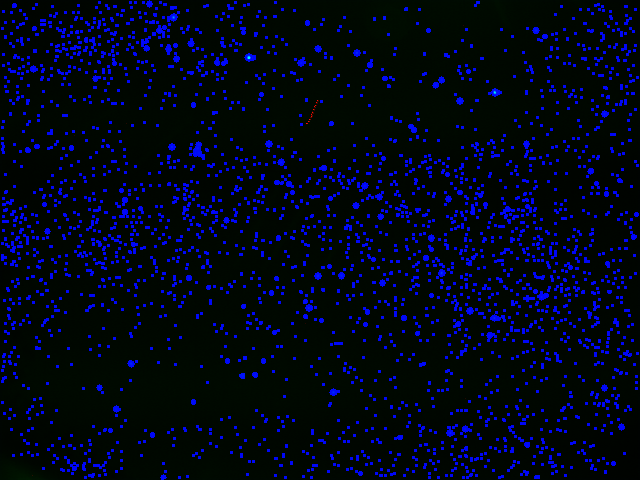
#> input picture 20230202/M20230202_220940_lulin_WBM.bmp, 640 x 480 px
$ python -i cla.py   (imports and definitions only)
#> lines starting #> are read from the running program, lines starting #| are printed output that depends on the picture; after the words box and inside, x2 and y2 are one past the last pixel; in counts of white or black regions, pixels touching at a corner belong together
#> further down, picture is the input picture: shape (480, 640, 3); mean B, G, R 24.4, 6.8, 0
"""
流星偵測系統 - V5.0 雲層邊緣抑制版
新增特徵:
1. [亮度梯度] 流星是「亮線」,雲層邊緣是「亮面與暗面的分界」
2. [寬度檢查] 流星通常很細 (< 8px),雲層邊緣會較粗
3. [孤立性加權] 真流星通常 N=0,雲層碎片會成群 (N>2)
4. [峰值亮度] 流星中心亮度 > 雲層邊緣亮度
"""
import cv2
import numpy as np
import csv
from pathlib import Path
import argparse
from datetime import datetime

class MeteorDetector:
    def __init__(self,
                 min_length=10,
                 hough_threshold=4,
                 canny_low=10,
                 canny_high=60,
                 max_line_gap=20,
                 min_fill_ratio=0.5):

        self.min_length = min_length
        self.hough_threshold = hough_threshold
        self.canny_low = canny_low
        self.canny_high = canny_high
        self.max_line_gap = max_line_gap
        self.min_fill_ratio = min_fill_ratio

    def preprocess_image(self, image):
        if len(image.shape) == 3:
            gray = cv2.cvtColor(image, cv2.COLOR_BGR2GRAY)
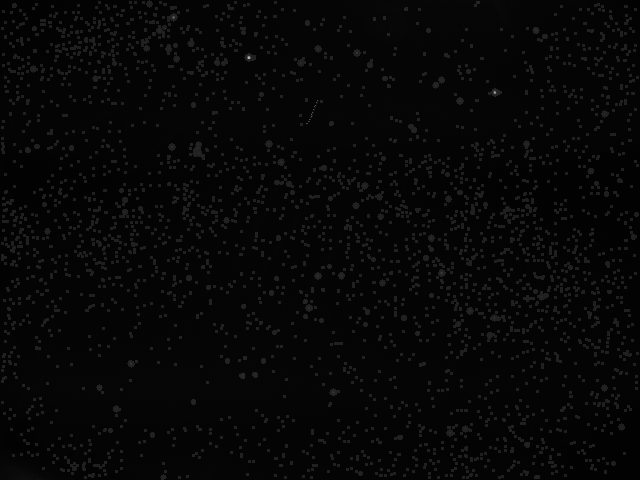
#> gray: shape (480, 640); min 1, max 177, mean 6.8
        else:
            gray = image

        # 1. Median Blur 去雲
        bg = cv2.medianBlur(gray, 21)
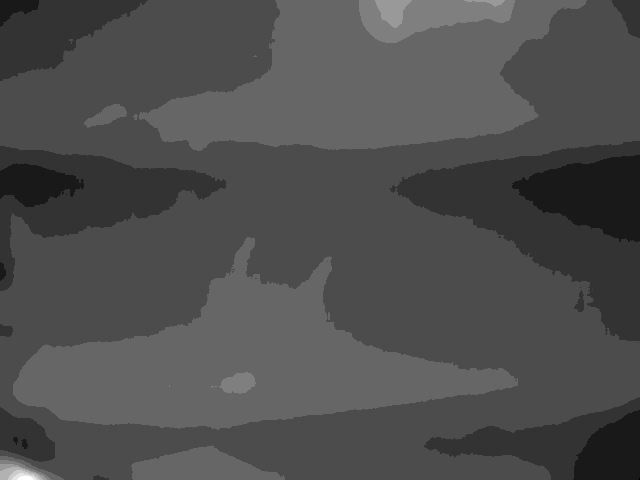
#> bg: shape (480, 640); min 1, max 11, mean 4.09; drawn with min black and max white
        diff = cv2.absdiff(gray, bg)

        # 2. Sigma Clipping 低門檻 (0.5 std) - 廣撒網
        mean, std = cv2.meanStdDev(diff)
#> mean = [3]; std = [8.43]
        thresh_val = mean[0][0] + 0.5 * std[0][0]
#> thresh_val = 7.22
        _, binary = cv2.threshold(diff, thresh_val, 255, cv2.THRESH_BINARY)
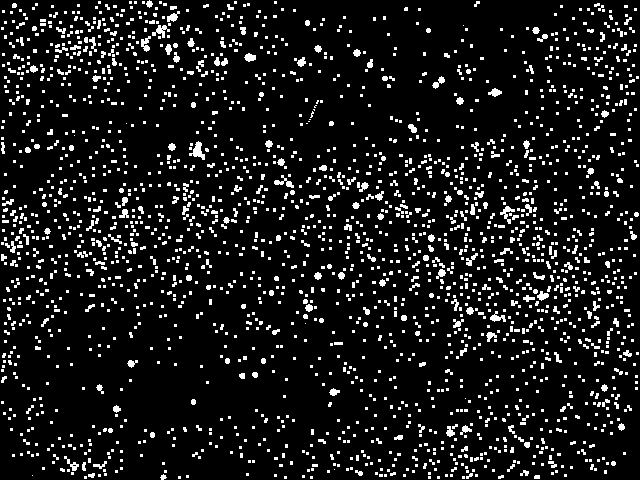
#> binary: shape (480, 640); 9.9% white; 2297 white regions (2012 under 20 px)

        # 3. 基礎過濾 (只濾掉 1px 噪點)
        mask = np.zeros_like(gray)
        contours, _ = cv2.findContours(binary, cv2.RETR_EXTERNAL, cv2.CHAIN_APPROX_SIMPLE)
#> contours = 2297 contours, 2184 with area under 20; largest, box (x1, y1, x2, y2) and area: (189, 141, 205, 160) 112, (152, 25, 170, 38) 74, (500, 206, 515, 224) 66, (274, 175, 294, 188) 64, (490, 311, 506, 322) 62
        for cnt in contours:
            if cv2.contourArea(cnt) > 2:
                cv2.drawContours(mask, [cnt], -1, 255, -1)
#> this loop made 2297 passes
#> cnt on passes 1 to 3: [[462, 476], [462, 478], [464, 478], [464, 476]], [[437, 476], [437, 478], [439, 478], [439, 476]], [[428, 476], [428, 478], [430, 478], [430, 476]]
#> mask: shape (480, 640); 9.9% white; 2285 white regions (2000 under 20 px), largest, box (x1, y1, x2, y2) and area: (189, 141, 205, 160) 141, (152, 25, 170, 38) 109, (500, 206, 515, 224) 99

        return gray, mask

    # [196 lines left out: functions check_line_fill_ratio, check_linearity, compute_brightness_features, detect_pipeline, not called in this run]

class ImageProcessor:
    # [66 lines left out: functions __init__, log, process, _create_visualization, not called in this run]

class BatchProcessor:
    # [35 lines left out: functions __init__, process_all, _generate_summary, not called in this run]

def parse_osd_bbox(arg):
    try: return tuple(map(int, arg.split(',')))
    except: return (0, 460, 495, 80)

# [10 lines left out: function main, not called in this run]

# [2 lines not run here, left out]

>>> import cv2
>>> picture = cv2.imread('20230202/M20230202_220940_lulin_WBM.bmp')
>>> result = MeteorDetector().preprocess_image(picture)

$ run again, on 20230202/M20230203_014339_lulin_WBM.bmp
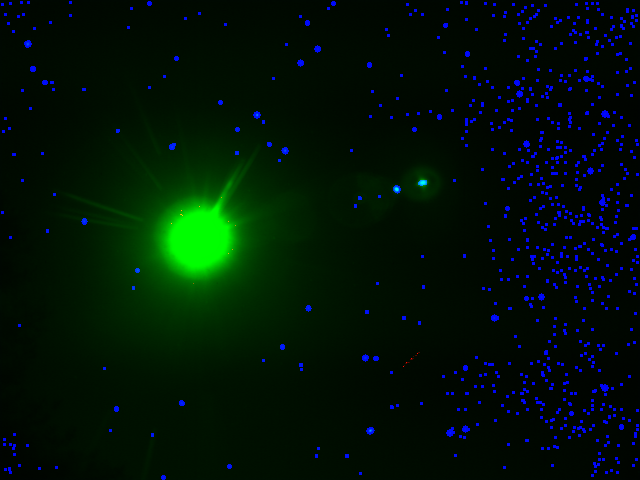
#> input picture 20230202/M20230203_014339_lulin_WBM.bmp, 640 x 480 px
#> picture is the input picture: shape (480, 640, 3); mean B, G, R 6.7, 19.1, 0
#> mean = [1.17]; std = [5.01]
#> thresh_val = 3.68
#> in preprocess_image, `_, binary = cv2.threshold(diff, thresh_val, 255, cv2.THRESH_BINARY)`:
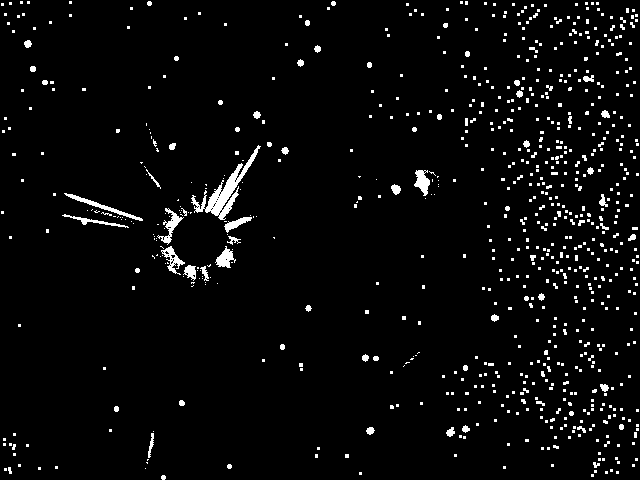
#> binary: shape (480, 640); 3.8% white; 785 white regions (705 under 20 px)
#> contours = 785 contours, 747 with area under 20; largest, box (x1, y1, x2, y2) and area: (191, 145, 261, 220) 952, (64, 193, 143, 221) 228, (157, 208, 184, 245) 222, (414, 170, 430, 196) 215, (161, 246, 185, 275) 210
#> the loop in preprocess_image, `for cnt in contours:` made 785 passes
#> cnt on passes 2 to 4: [[591, 474], [591, 476], [593, 476], [593, 474]], [[359, 472], [359, 474], [361, 474], [361, 472]], [[616, 471], [616, 473], [618, 473], [618, 471]]
#> after the loop in preprocess_image, `for cnt in contours:`:
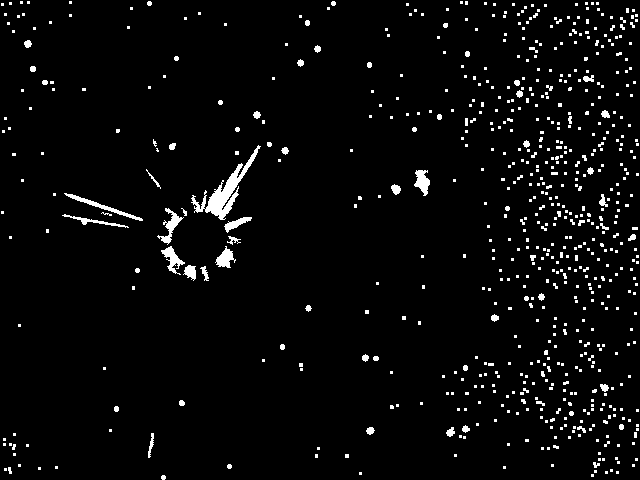
#> mask: shape (480, 640); 3.7% white; 691 white regions (611 under 20 px), largest, box (x1, y1, x2, y2) and area: (191, 145, 261, 220) 1145, (64, 193, 143, 221) 308, (157, 208, 184, 245) 285
